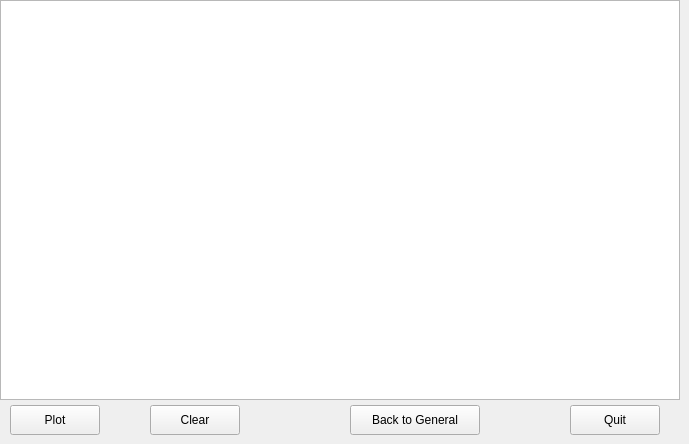
      <widget class="QWidget" name="o2">
       <attribute name="title">
        <string>O2</string>
       </attribute>
       <widget class="QPushButton" name="plotButtonSensor_1">
        <property name="geometry">
         <rect>
          <x>10</x>
          <y>405</y>
          <width>90</width>
          <height>30</height>
         </rect>
        </property>
        <property name="text">
         <string>Plot</string>
        </property>
       </widget>
       <widget class="QPushButton" name="clearButtonSensor_1">
        <property name="geometry">
         <rect>
          <x>150</x>
          <y>405</y>
          <width>90</width>
          <height>30</height>
         </rect>
        </property>
        <property name="text">
         <string>Clear</string>
        </property>
       </widget>
       <widget class="QPushButton" name="mainMenuButtonSensor_1">
        <property name="geometry">
         <rect>
          <x>350</x>
          <y>405</y>
          <width>130</width>
          <height>30</height>
         </rect>
        </property>
        <property name="text">
         <string>Back to General</string>
        </property>
       </widget>
       <widget class="QPushButton" name="quitButtonSensor_1">
        <property name="geometry">
         <rect>
          <x>570</x>
          <y>405</y>
          <width>90</width>
          <height>30</height>
         </rect>
        </property>
        <property name="text">
         <string>Quit</string>
        </property>
       </widget>
       <widget class="QChartView" name="lineGraph_o2">
        <property name="geometry">
         <rect>
          <x>0</x>
          <y>0</y>
          <width>680</width>
          <height>400</height>
         </rect>
        </property>
       </widget>
      </widget>
